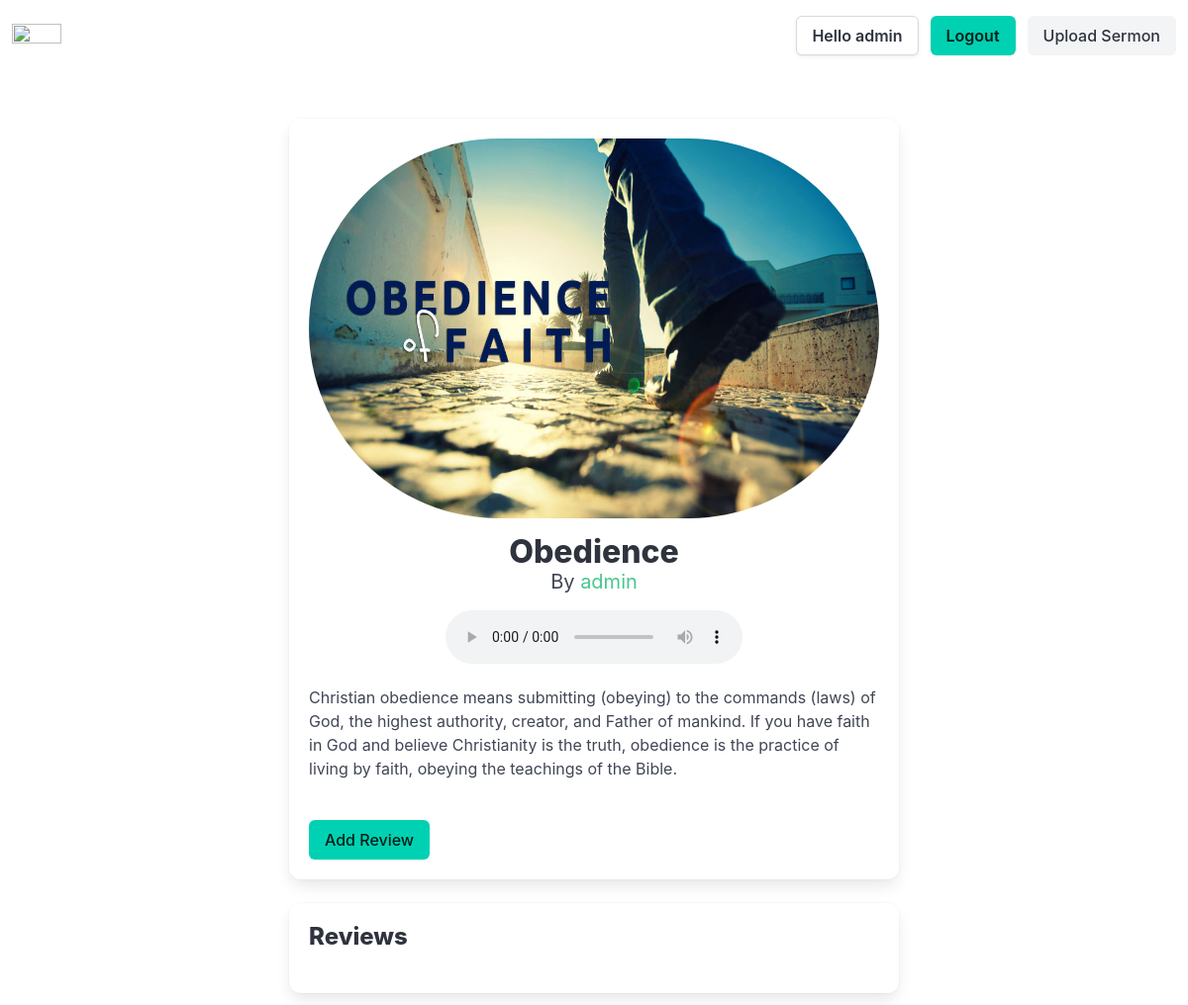
The page /sermon/obedience/ (signed in) on the database as committed earlier.
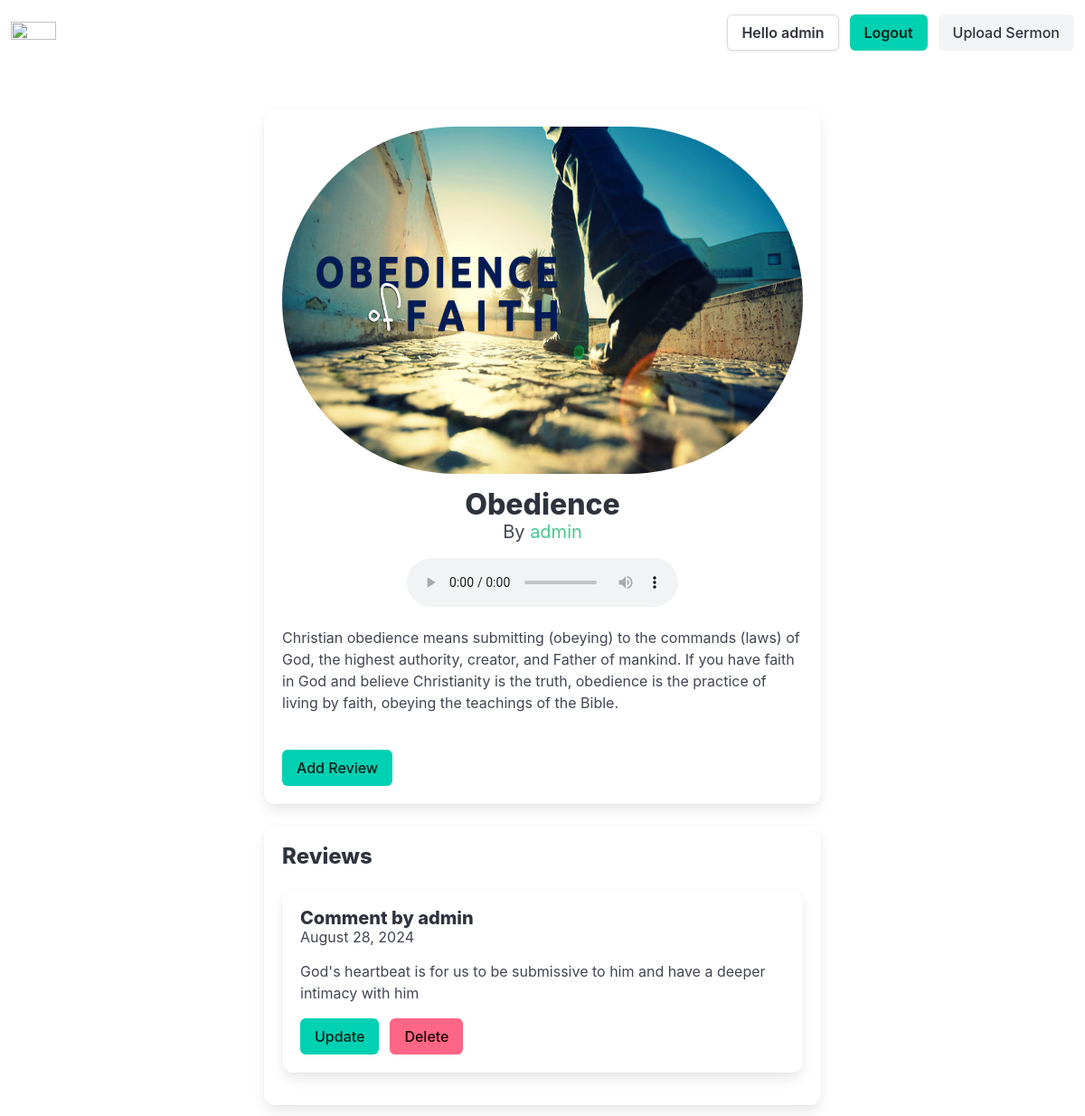
The same page on the database as committed later.
### sermon/models.py (models this page shows, shortened)
class Sermon(models.Model):
  title = models.CharField(max_length=500,verbose_name='Title')
  slug = models.SlugField(verbose_name='Slug',unique=True,editable=False)
  description = models.TextField(verbose_name='Description')
  author = models.ForeignKey(User,on_delete=models.CASCADE,verbose_name='Author')
  file = models.FileField(verbose_name='Sermon File',upload_to='sermon_uploads',validators=[FileExtensionValidator(allowed_extensions=ALLOWED_EXTENSIONS)])
  thumbnail = models.ImageField(verbose_name='Sermon Thumbnail',upload_to='sermon_thumbnails')

class Review(models.Model):
  user = models.ForeignKey(User,on_delete=models.CASCADE)
  text = models.CharField(max_length=1000)
  sermon = models.ForeignKey(Sermon,on_delete=models.CASCADE)
  date = models.DateField(auto_now_add=True)
  class Meta:
    ordering = ['-date']

### sermon/views.py (the view)
# urls.py: path('sermon/<slug:slug>/',views.sermon_detail,name='sermon-detail'),
@login_required
def sermon_detail(request,slug):
  sermon = get_object_or_404(Sermon,slug=slug)
  reviews = Review.objects.filter(sermon=sermon)
  return render(request,'sermon/sermon_detail.html',{'sermon':sermon,'reviews':reviews})

### sermon/templates/sermon/sermon_detail.html (shortened to what this page needs)
{% extends "base.html" %}
{% block content %}
<div class="container mt-6">
  <div class="columns is-centered">
    <div class="column is-8">
      <div class="box">
        <div class="has-text-centered">
          <figure class="image is-3by2">
            <img src="{{sermon.thumbnail.url}}" alt="{{sermon.title}}" class="is-rounded">
          </figure>
          <h2 class="title is-3 mt-4">{{sermon.title}}</h2>
          <p class="subtitle is-5">By <span class="has-text-success">{{sermon.author}}</span></p>
        </div>
        <div class="has-text-centered mt-4">
          <audio controls class="is-inline-block">
            <source src="{{sermon.file.url}}" type="audio/mpeg">
          </audio>
        </div>
        <p class="content mt-4">{{sermon.description}}</p>
        {% if user.is_authenticated %}
        <a href="{% url 'create-review' sermon.id %}" class="button is-primary mt-4">Add Review</a>
        {% endif %}
      </div>
      <div class="box mt-4">
        <h4 class="title is-4">Reviews</h4>
        <ul>
          {% for review in reviews %}
          <li class="box mb-4">
            <div class="content">
              <h5 class="title is-5">Comment by {{review.user.username}}</h5>
              <p class="subtitle is-6">{{ review.date|date:"F j, Y" }}</p>
              <p>{{review.text}}</p>
              {% if user.is_authenticated and user == review.user %}
              <div class="buttons">
                <a href="{% url 'update-review' review.id %}" class="button is-primary">Update</a>
                <a href="{% url 'delete-review' review.id %}" class="button is-danger">Delete</a>
              </div>
              {% endif %}
            </div>
          </li>
          {% endfor %}
        </ul>
      </div>
    </div>
  </div>
</div>
{% endblock content %}

### templates/base.html (shortened to what this page needs)
<!DOCTYPE html>
<html lang="en">
  <head>
    <link href="https://cdn.jsdelivr.net/npm/bootstrap@5.3.3/dist/css/bootstrap.min.css" rel="stylesheet">
    <link
      rel="stylesheet"
      href="https://cdn.jsdelivr.net/npm/bulma@1.0.2/css/bulma.min.css"
    >
  </head>
  <body>
    <nav class="navbar" role="navigation" aria-label="main navigation">
      <div class="navbar-brand">
        <a class="navbar-item" href="{% url 'home' %}">
          <img width="50" height="50" src="https://th.bing.com/th/id/R.ad1e918a041057367634bbafa870d919?rik=1kA%2b81EcVI%2bu%2bg&riu=http%3a%2f%2fwww.firstfamily.us%2fmt-content%2fuploads%2f2022%2f04%2fsermonshomepageresize.jpg&ehk=jnRMkefOOkl7gyCvZWVhjecvlBvpe285e7gGlcjBNug%3d&risl=&pid=ImgRaw&r=0" alt="">
        </a>
      </div>
      <div id="navbarBasicExample" class="navbar-menu">
        <div class="navbar-end">
          <div class="navbar-item">
            <div class="buttons">
              {% if user.is_authenticated %}
              <a class="button is-secondary"><strong>Hello {{user.username}}</strong></a>
              <a class="button is-primary" href="{% url 'logout' %}"><strong>Logout</strong></a>
              <a class="button is-light" href="{% url 'upload-sermon' %}">Upload Sermon</a>
              {% else %}
              <a class="button is-light" href="{% url 'login' %}">Login</a>
              <a class="button is-primary" href="{% url 'register' %}">Register</a>
              {% endif %}
            </div>
          </div>
        </div>
      </div>
    </nav>
    {% block content %} {% endblock content %}
  </body>
</html>

Rows that differ between the two databases and show on the page:
added Review: user.username "admin", date "August 28, 2024", text "God's heartbeat is for us to be submissive to him and have a deeper intimacy with him", shows "Update"
